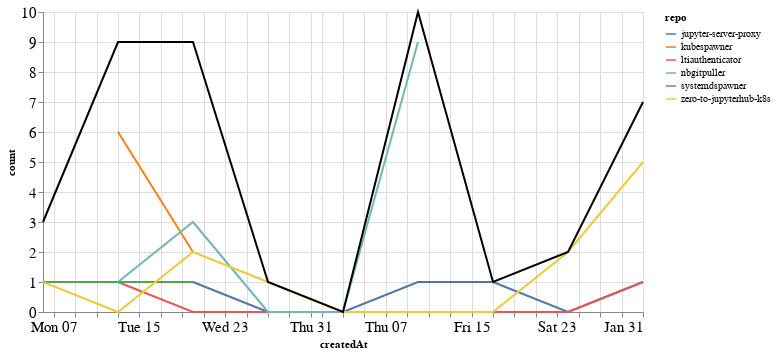

The code cell stored with this chart in its notebook:
### Markdown cell above
### Comments

### Code cell
comments_time = comments.groupby('repo').resample('W', on='createdAt').count()['author'].reset_index()
comments_time = comments_time.rename(columns={'author': 'count'})
comments_time_total = comments_time.groupby('createdAt').agg({"count": "sum"}).reset_index()
ch1 = alt.Chart(comments_time, width=600).mark_line().encode(
    x='createdAt',
    y='count',
    color='repo',
    tooltip="repo"
)

ch2 = alt.Chart(comments_time_total, width=600).mark_line(color="black").encode(
    x='createdAt',
    y='count',
)

ch1 + ch2

### Figure 1 — Vega-Lite specification as saved in the notebook (floating-point values rounded to 4 significant figures)
{"config": {"axisLeft": {"labelFontSize": 15}, "axisBottom": {"labelFontSize": 15}}, "layer": [{"data": {"name": "data-5354f57576277b76c7f00ee6e506be7e"}, "mark": "line", "encoding": {"color": {"type": "nominal", "field": "repo"}, "tooltip": {"type": "nominal", "field": "repo"}, "x": {"type": "temporal", "field": "createdAt"}, "y": {"type": "quantitative", "field": "count"}}, "width": 600}, {"data": {"name": "data-b0c02480642f41ac14b4a9aace5d909e"}, "mark": {"type": "line", "color": "black"}, "encoding": {"x": {"type": "temporal", "field": "createdAt"}, "y": {"type": "quantitative", "field": "count"}}, "width": 600}], "$schema": "https://vega.github.io/schema/vega-lite/v4.8.1.json", "datasets": {"data-5354f57576277b76c7f00ee6e506be7e": [{"repo": "jupyter-server-proxy", "createdAt": "2020-12-20T00:00:00", "count": 1}, {"repo": "jupyter-server-proxy", "createdAt": "2020-12-27T00:00:00", "count": 0}, {"repo": "jupyter-server-proxy", "createdAt": "2021-01-03T00:00:00", "count": 0}, {"repo": "jupyter-server-proxy", "createdAt": "2021-01-10T00:00:00", "count": 1}, {"repo": "jupyter-server-proxy", "createdAt": "2021-01-17T00:00:00", "count": 1}, {"repo": "jupyter-server-proxy", "createdAt": "2021-01-24T00:00:00", "count": 0}, {"repo": "jupyter-server-proxy", "createdAt": "2021-01-31T00:00:00", "count": 1}, {"repo": "kubespawner", "createdAt": "2020-12-13T00:00:00", "count": 6}, {"repo": "kubespawner", "createdAt": "2020-12-20T00:00:00", "count": 2}, {"repo": "ltiauthenticator", "createdAt": "2020-12-06T00:00:00", "count": 1}, {"repo": "ltiauthenticator", "createdAt": "2020-12-13T00:00:00", "count": 1}, {"repo": "ltiauthenticator", "createdAt": "2020-12-20T00:00:00", "count": 0}, {"repo": "ltiauthenticator", "createdAt": "2020-12-27T00:00:00", "count": 0}, {"repo": "ltiauthenticator", "createdAt": "2021-01-03T00:00:00", "count": 0}, {"repo": "ltiauthenticator", "createdAt": "2021-01-10T00:00:00", "count": 0}, {"repo": "ltiauthenticator", "createdAt": "2021-01-17T00:00:00", "count": 0}, {"repo": "ltiauthenticator", "createdAt": "2021-01-24T00:00:00", "count": 0}, {"repo": "ltiauthenticator", "createdAt": "2021-01-31T00:00:00", "count": 1}, {"repo": "nbgitpuller", "createdAt": "2020-12-13T00:00:00", "count": 1}, {"repo": "nbgitpuller", "createdAt": "2020-12-20T00:00:00", "count": 3}, {"repo": "nbgitpuller", "createdAt": "2020-12-27T00:00:00", "count": 0}, {"repo": "nbgitpuller", "createdAt": "2021-01-03T00:00:00", "count": 0}, {"repo": "nbgitpuller", "createdAt": "2021-01-10T00:00:00", "count": 9}, {"repo": "systemdspawner", "createdAt": "2020-12-06T00:00:00", "count": 1}, {"repo": "systemdspawner", "createdAt": "2020-12-13T00:00:00", "count": 1}, {"repo": "systemdspawner", "createdAt": "2020-12-20T00:00:00", "count": 1}, {"repo": "zero-to-jupyterhub-k8s", "createdAt": "2020-12-06T00:00:00", "count": 1}, {"repo": "zero-to-jupyterhub-k8s", "createdAt": "2020-12-13T00:00:00", "count": 0}, {"repo": "zero-to-jupyterhub-k8s", "createdAt": "2020-12-20T00:00:00", "count": 2}, {"repo": "zero-to-jupyterhub-k8s", "createdAt": "2020-12-27T00:00:00", "count": 1}, {"repo": "zero-to-jupyterhub-k8s", "createdAt": "2021-01-03T00:00:00", "count": 0}, {"repo": "zero-to-jupyterhub-k8s", "createdAt": "2021-01-10T00:00:00", "count": 0}, {"repo": "zero-to-jupyterhub-k8s", "createdAt": "2021-01-17T00:00:00", "count": 0}, {"repo": "zero-to-jupyterhub-k8s", "createdAt": "2021-01-24T00:00:00", "count": 2}, {"repo": "zero-to-jupyterhub-k8s", "createdAt": "2021-01-31T00:00:00", "count": 5}], "data-b0c02480642f41ac14b4a9aace5d909e": [{"createdAt": "2020-12-06T00:00:00", "count": 3}, {"createdAt": "2020-12-13T00:00:00", "count": 9}, {"createdAt": "2020-12-20T00:00:00", "count": 9}, {"createdAt": "2020-12-27T00:00:00", "count": 1}, {"createdAt": "2021-01-03T00:00:00", "count": 0}, {"createdAt": "2021-01-10T00:00:00", "count": 10}, {"createdAt": "2021-01-17T00:00:00", "count": 1}, {"createdAt": "2021-01-24T00:00:00", "count": 2}, {"createdAt": "2021-01-31T00:00:00", "count": 7}]}}
